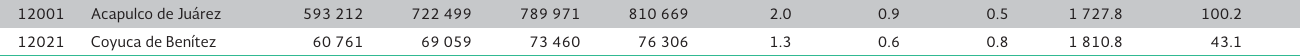
#> input picture datos/images/ZM_de_Acapulco_127.png, 1300 x 56 px, found by its file name
$ python extrae_tabla.py
#> lines starting #> are read from the running program, lines starting #| are printed output that depends on the picture; after the words box and inside, x2 and y2 are one past the last pixel; in counts of white or black regions, pixels touching at a corner belong together
import cv2
import pytesseract
from pytesseract import Output
import matplotlib.pyplot as plt


# reading image using opencv

image = cv2.imread('ZM_de_Acapulco_127.png')
#> image is the input picture: shape (56, 1300, 3); mean B, G, R 218.6, 218.2, 215

#converting image into gray scale image

gray_image = cv2.cvtColor(image, cv2.COLOR_BGR2GRAY)

# converting it to binary image by Thresholding

# this step is require if you have colored image because if you skip this part

# then tesseract won't able to detect text correctly and this will give incorrect result

threshold_img = cv2.threshold(gray_image, 0, 255, cv2.THRESH_BINARY | cv2.THRESH_OTSU)[1]
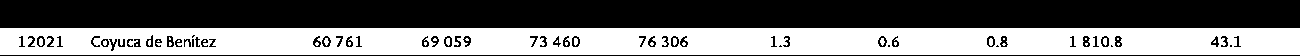
#> threshold_img: shape (56, 1300); 45.3% white; 34 white regions (25 under 20 px), largest, box (x1, y1, x2, y2) and area: (0, 28, 1300, 55) 32538, (39, 38, 43, 46) 28, (989, 38, 993, 46) 28

# display image
cv2.imshow('threshold image', threshold_img)

# Maintain output window until user presses a key
#cv2.waitKey(0)

# Destroying present windows on screen
#cv2.destroyAllWindows()

#configuring parameters for tesseract
custom_config = r'--oem 3 --psm 6'
# now feeding image to tesseract
#> (the run stopped early here; a loop or call above may not have finished)

$ run again, with datos/images/ZM_de_Acayucan_231.png copied over datos/images/ZM_de_Acapulco_127.png
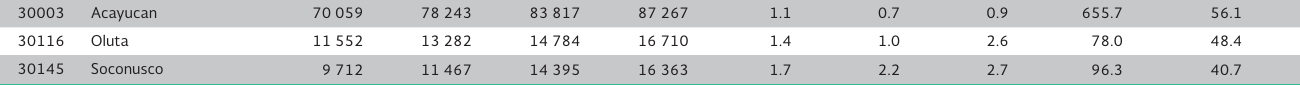
#> input picture datos/images/ZM_de_Acayucan_231.png, 1300 x 85 px, found by its file name
#> image is the input picture: shape (85, 1300, 3); mean B, G, R 212.8, 211.9, 209.2
#> `threshold_img = cv2.threshold(gray_image, 0, 255, cv2.THRESH_BINARY | ..`:
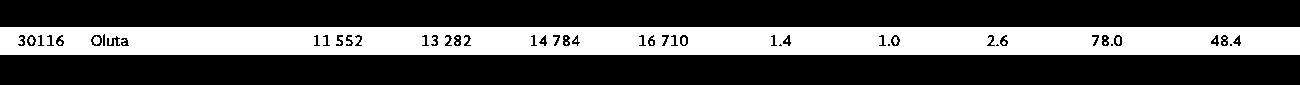
#> threshold_img: shape (85, 1300); 31.4% white; 23 white regions (17 under 20 px), largest, box (x1, y1, x2, y2) and area: (0, 27, 1300, 55) 34470, (93, 36, 100, 45) 45, (682, 37, 686, 45) 28, (29, 37, 34, 45) 27, (893, 37, 898, 45) 27, (1116, 37, 1120, 45) 27

$ run again, with datos/images/ZM_de_Aguascalientes_67.png copied over datos/images/ZM_de_Acapulco_127.png
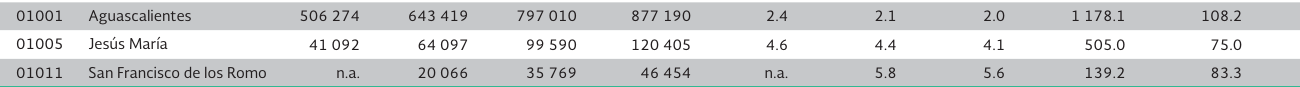
#> input picture datos/images/ZM_de_Aguascalientes_67.png, 1300 x 87 px, found by its file name
#> image is the input picture: shape (87, 1300, 3); mean B, G, R 213.3, 212.5, 209.8
#> `threshold_img = cv2.threshold(gray_image, 0, 255, cv2.THRESH_BINARY | ..`:
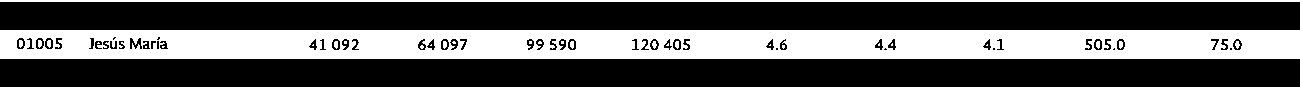
#> threshold_img: shape (87, 1300); 33.8% white; 30 white regions (17 under 20 px), largest, box (x1, y1, x2, y2) and area: (0, 30, 1300, 59) 35240, (0, 0, 1300, 2) 2600, (19, 40, 23, 48) 27
